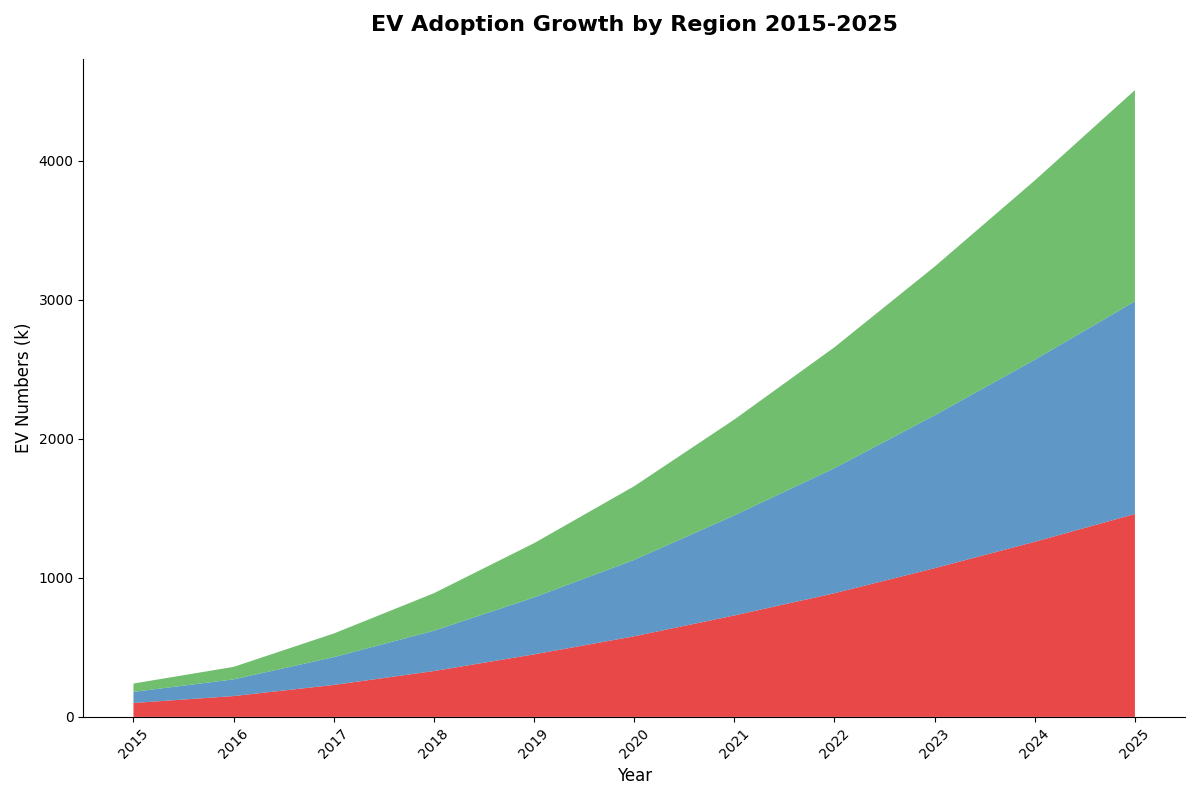

Reproduce this figure in Python.
import matplotlib.pyplot as plt
import numpy as np

years = np.arange(2015, 2026)

north_america = [100, 150, 230, 330, 450, 580, 730, 890, 1070, 1260, 1460]
europe = [80, 120, 200, 290, 410, 550, 720, 900, 1100, 1310, 1530]
asia = [60, 90, 170, 270, 390, 530, 690, 870, 1070, 1290, 1520]

data = np.vstack([north_america, europe, asia])

fig, ax = plt.subplots(figsize=(12, 8))

ax.stackplot(years, data, 
             colors=['#e41a1c', '#377eb8', '#4daf4a'], alpha=0.8)

ax.set_title('EV Adoption Growth by Region 2015-2025', fontsize=16, fontweight='bold', pad=20)
ax.set_xlabel('Year', fontsize=12)
ax.set_ylabel('EV Numbers (k)', fontsize=12)

plt.xticks(years, rotation=45)

# Remove axes spines (borders)
ax.spines['top'].set_visible(False)
ax.spines['right'].set_visible(False)

plt.tight_layout()

plt.show()
